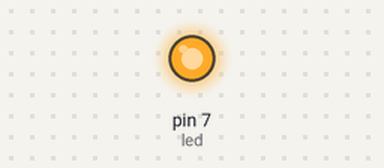
The sketch below on a simulated Arduino Uno, built with avr-gcc and run on an emulated ATmega328P. Parts: output pins drawn as LEDs (lit = HIGH).

Above: at 0.8 s.
At 5.9 s:
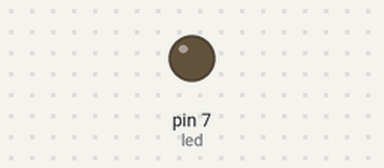
Timing chart, 0 to 7.8 s (numbered marks = the images above):
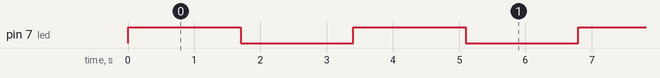

The sketch:

Prog01.ino
```cpp
int led = 7;
bool state;

void setup(){
 pinMode(led, OUTPUT);
 state = 1;
}

void loop(){
  digitalWrite(led, state);
  delay(1700);
  state = !state;

}
```

Measured:
- by itself, pin 7 (led): alternates HIGH for 1.7 s and LOW for 1.7 s
